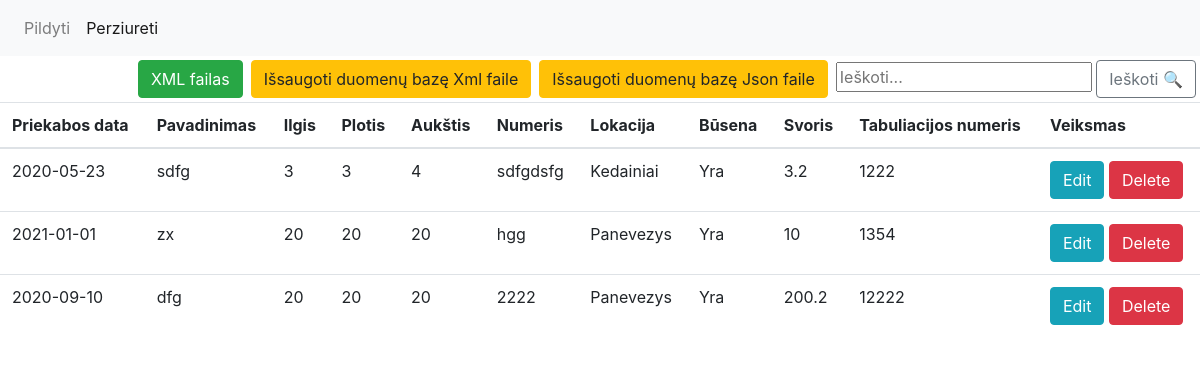
The app's page /results.php with its own data.
### tables this page shows
CREATE TABLE `priekabos` (
  `id` int(11) NOT NULL,
  `priekabosData` date NOT NULL,
  `pavadinimas` varchar(255) NOT NULL,
  `ilgis` int(16) NOT NULL,
  `plotis` int(16) NOT NULL,
  `aukstis` int(16) NOT NULL,
  `numeris` varchar(255) NOT NULL,
  `lokacija` varchar(255) NOT NULL,
  `busena` bit(4) DEFAULT b'1',
  `svoris` double NOT NULL,
  `tnumeris` int(50) NOT NULL
);

### includes/read.inc.php (called while the page is built)
<?php
require 'dbh.inc.php';
$sql = "SELECT * FROM priekabos;";
$result = mysqli_query($conn, $sql);

### results.php (the view, shortened to what this page needs)
<?php
require 'header.php';
require 'includes/read.inc.php';
?>
<html lang="en">
<head>
</head>
<body>
    <div class="float-right p-1">
        <input id="input" type="text" name="input" placeholder= "Ieškoti...">
        <button onclick="hideElement()" type="submit" name="search-button" id="searchBtn" class="btn btn-outline-secondary">Ieškoti &#x1F50D</button>
    </div>
    <div class="float-right p-1">
        <a href="includes/writeToJson.inc.php" class="btn btn-warning">Išsaugoti duomenų bazę Json faile</a>
    </div>
    <div class="float-right p-1">
        <a href="includes/writeToXml.inc.php" class="btn btn-warning">Išsaugoti duomenų bazę Xml faile</a>
    </div>
    <div class="float-right p-1">
        <a href="includes/priekabos.xml" class="btn btn-success">XML failas</a>
    </div>
    <table class="table" id="resultTable">
        <thead>
            <tr>
            <th scope="col">Priekabos data</th>
            <th scope="col">Pavadinimas</th>
            <th scope="col">Ilgis</th>
            <th scope="col">Plotis</th>
            <th scope="col">Aukštis</th>
            <th scope="col">Numeris</th>
            <th scope="col">Lokacija</th>
            <th scope="col">Būsena</th>
            <th scope="col">Svoris</th>
            <th scope="col">Tabuliacijos numeris</th>
            <th scope="col">Veiksmas</th>
            </tr>
        </thead>
        <tbody>
        <?php while ($row = mysqli_fetch_assoc($result)):
        ?>
            <tr>
                <td><?php echo $row['priekabosData']; ?></td>
                <td><?php echo $row['pavadinimas']; ?></td>
                <td><?php echo $row['ilgis']; ?></td>
                <td><?php echo $row['plotis']; ?></td>
                <td><?php echo $row['aukstis']; ?></td>
                <td><?php echo $row['numeris']; ?></td>
                <td><?php echo $row['lokacija']; ?></td>
                <td><?php if($row['busena'] ==1){echo "Yra";}else{echo "nera";}  ?></td>
                <td><?php echo $row['svoris']; ?></td>
                <td><?php echo $row['tnumeris']; ?></td>
                <td>
                <a href="includes/edit.inc.php?edit=<?php echo $row['tnumeris']; ?>" class="btn btn-info">
                Edit
                </a>
                <a href="includes/delete.inc.php?delete=<?php echo $row['tnumeris']; ?>" class="btn btn-danger">
                Delete
                </a>
                </td>
            </tr>
        <?php endwhile; ?>
        </tbody>
    </table>
</body>
</html>

### header.php (shortened to what this page needs)
<html lang="en">
<head>
    <link rel="stylesheet" href="bootstrap.min.css">
</head>
<body>
<header>
    <nav class="navbar navbar-expand-lg navbar-light bg-light primary-nav">
    <ul class="navbar-nav mr-auto">
    <li class=""><a class="nav-link <?php if(basename($_SERVER['PHP_SELF'])== "index.php") {echo "active";} ?>" href="index.php">Pildyti</a></li>
    <li class=""><a class="nav-link <?php if(basename($_SERVER['PHP_SELF'])== "results.php") {echo "active";} ?>" href="results.php">Perziureti</a></li>
    </ul>
    </nav>
    </header>
</body>
</html>

### records on screen
priekabos: priekabosData "2020-05-23", pavadinimas "sdfg", ilgis "3", plotis "3", aukstis "4", numeris "sdfgdsfg", lokacija "Kedainiai", busena "Yra", svoris "3.2", tnumeris "1222"
priekabos: priekabosData "2021-01-01", pavadinimas "zx", ilgis "20", plotis "20", aukstis "20", numeris "hgg", lokacija "Panevezys", busena "Yra", svoris "10", tnumeris "1354"
priekabos: priekabosData "2020-09-10", pavadinimas "dfg", ilgis "20", plotis "20", aukstis "20", numeris "2222", lokacija "Panevezys", busena "Yra", svoris "200.2", tnumeris "12222"
